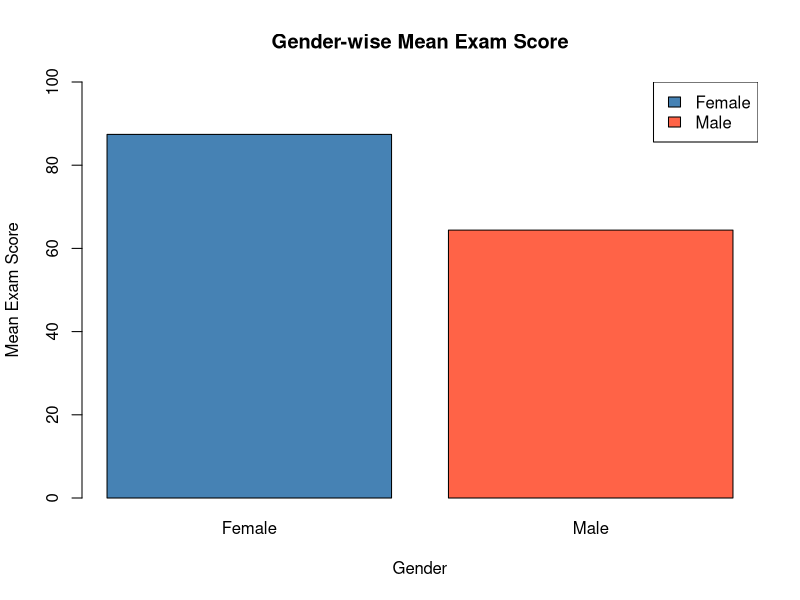
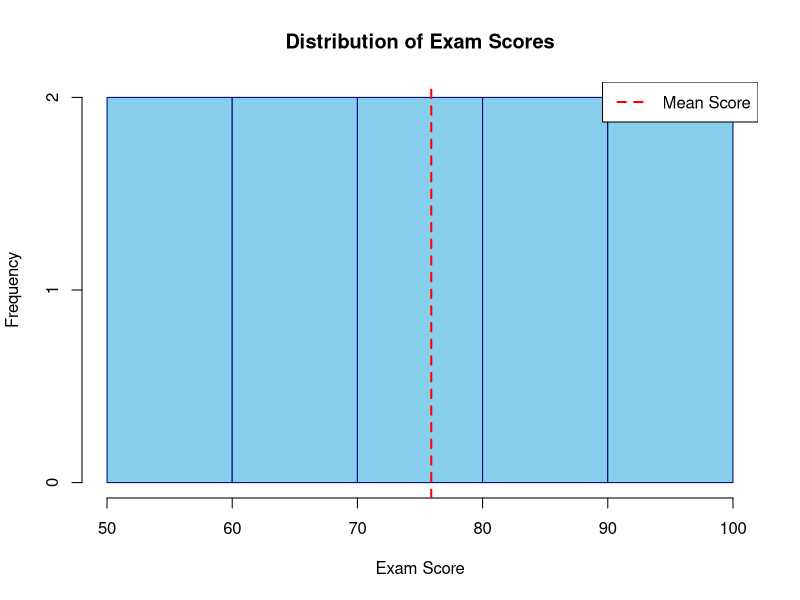
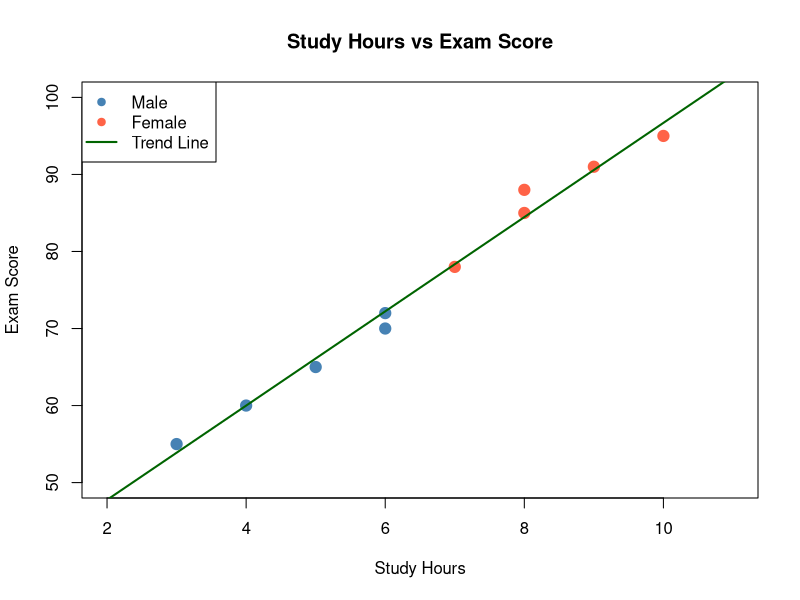
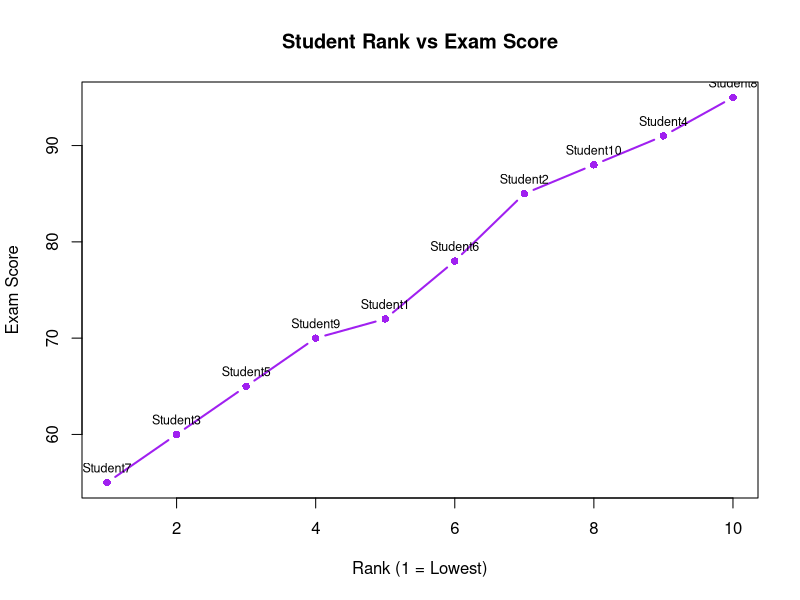
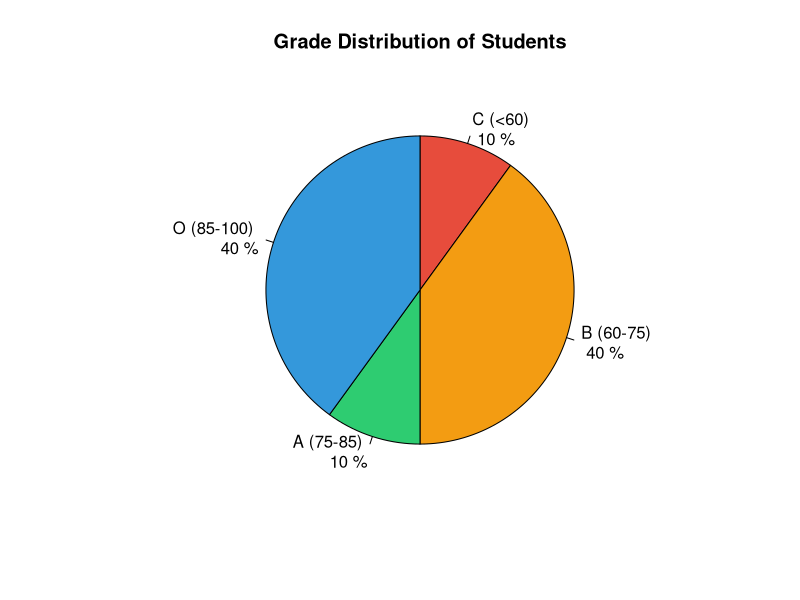
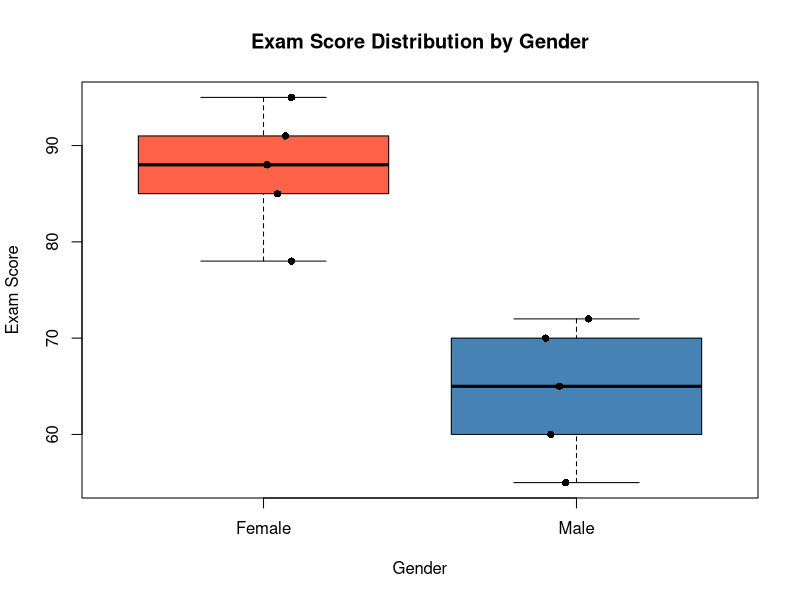

Generate these figures, in order, with R:
# ==========================================================
# PRACTICAL NO. 6
# AIM:
# Data Visualization using Graphical Representation in R
# Case Study: Analyzing Student Exam Performance
# ==========================================================

# ==========================================================
# Step 1: Create Student Dataset
# ==========================================================

student_df <- data.frame(
  Name = c("Student1", "Student2", "Student3", "Student4", "Student5",
           "Student6", "Student7", "Student8", "Student9", "Student10"),

  Gender = c("Male", "Female", "Male", "Female", "Male",
             "Female", "Male", "Female", "Male", "Female"),

  StudyHours = c(6, 8, 4, 9, 5, 7, 3, 10, 6, 8),

  ExamScore = c(72, 85, 60, 91, 65, 78, 55, 95, 70, 88),

  Subject = c("Math", "Science", "Math", "Science", "Math",
              "Science", "Math", "Science", "Math", "Science")
)

# ==========================================================
# Step 2: Display Dataset
# ==========================================================

cat("--- Student Exam Performance Dataset ---\n")
print(student_df)

cat("\n--- Dataset Summary ---\n")
print(summary(student_df[, c("StudyHours", "ExamScore")]))

# ==========================================================
# Step 3: Statistical Analysis
# ==========================================================

cat("\n--- Gender-wise Mean Score ---\n")

male_scores <- student_df$ExamScore[student_df$Gender == "Male"]
female_scores <- student_df$ExamScore[student_df$Gender == "Female"]

cat("Mean Score (Male):", mean(male_scores), "\n")
cat("Mean Score (Female):", mean(female_scores), "\n")
cat("Overall Mean Score:", mean(student_df$ExamScore), "\n")
cat("Correlation (Hours-Score):",
    cor(student_df$StudyHours, student_df$ExamScore), "\n")


# ==========================================================
# Graph 1: Bar Chart – Gender-wise Mean Exam Score
# ==========================================================

cat("\nPlotting Graph 1: Bar Chart\n")

gender_mean <- tapply(
  student_df$ExamScore,
  student_df$Gender,
  mean
)

barplot(
  gender_mean,
  main = "Gender-wise Mean Exam Score",
  xlab = "Gender",
  ylab = "Mean Exam Score",
  col = c("steelblue", "tomato"),
  border = "black",
  ylim = c(0, 100),
  names.arg = c("Female", "Male")
)

legend(
  "topright",
  legend = c("Female", "Male"),
  fill = c("steelblue", "tomato")
)


# ==========================================================
# Graph 2: Histogram – Distribution of Exam Scores
# ==========================================================

cat("\nPlotting Graph 2: Histogram\n")

hist(
  student_df$ExamScore,
  main = "Distribution of Exam Scores",
  xlab = "Exam Score",
  ylab = "Frequency",
  col = "skyblue",
  border = "navy",
  breaks = 5,
  xlim = c(50, 100)
)

abline(
  v = mean(student_df$ExamScore),
  col = "red",
  lwd = 2,
  lty = 2
)

legend(
  "topright",
  legend = "Mean Score",
  col = "red",
  lty = 2,
  lwd = 2
)


# ==========================================================
# Graph 3: Scatter Plot – Study Hours vs Exam Score
# ==========================================================

cat("\nPlotting Graph 3: Scatter Plot\n")

colors <- ifelse(
  student_df$Gender == "Male",
  "steelblue",
  "tomato"
)

plot(
  student_df$StudyHours,
  student_df$ExamScore,
  main = "Study Hours vs Exam Score",
  xlab = "Study Hours",
  ylab = "Exam Score",
  col = colors,
  pch = 19,
  cex = 1.5,
  xlim = c(2, 11),
  ylim = c(50, 100)
)

abline(
  lm(ExamScore ~ StudyHours, data = student_df),
  col = "darkgreen",
  lwd = 2
)

legend(
  "topleft",
  legend = c("Male", "Female", "Trend Line"),
  col = c("steelblue", "tomato", "darkgreen"),
  pch = c(19, 19, NA),
  lty = c(NA, NA, 1),
  lwd = c(NA, NA, 2)
)


# ==========================================================
# Graph 4: Line Graph – Rank vs Exam Score
# ==========================================================

cat("\nPlotting Graph 4: Line Graph\n")

sorted_df <- student_df[order(student_df$ExamScore), ]
sorted_df$Rank <- 1:nrow(sorted_df)

plot(
  sorted_df$Rank,
  sorted_df$ExamScore,
  type = "b",
  main = "Student Rank vs Exam Score",
  xlab = "Rank (1 = Lowest)",
  ylab = "Exam Score",
  col = "purple",
  pch = 16,
  lwd = 2
)

text(
  sorted_df$Rank,
  sorted_df$ExamScore,
  labels = sorted_df$Name,
  pos = 3,
  cex = 0.75,
  col = "black"
)


# ==========================================================
# Graph 5: Pie Chart – Grade Distribution
# ==========================================================

cat("\nPlotting Graph 5: Pie Chart\n")

student_df$Grade <- cut(
  student_df$ExamScore,
  breaks = c(0, 60, 75, 85, 100),
  labels = c("C (<60)", "B (60-75)",
             "A (75-85)", "O (85-100)"),
  right = FALSE
)

grade_count <- table(student_df$Grade)

pie_pct <- round(
  100 * prop.table(grade_count),
  1
)

pie_labels <- paste(
  names(grade_count),
  "\n",
  pie_pct,
  "%"
)

pie(
  grade_count,
  labels = pie_labels,
  main = "Grade Distribution of Students",
  col = c("#E74C3C", "#F39C12",
          "#2ECC71", "#3498DB"),
  clockwise = TRUE
)


# ==========================================================
# Graph 6: Box Plot – Score by Gender
# ==========================================================

cat("\nPlotting Graph 6: Box Plot\n")

boxplot(
  ExamScore ~ Gender,
  data = student_df,
  main = "Exam Score Distribution by Gender",
  xlab = "Gender",
  ylab = "Exam Score",
  col = c("tomato", "steelblue"),
  border = "black",
  notch = FALSE,
  outline = TRUE
)

stripchart(
  ExamScore ~ Gender,
  data = student_df,
  method = "jitter",
  col = "black",
  pch = 16,
  vertical = TRUE,
  add = TRUE
)
